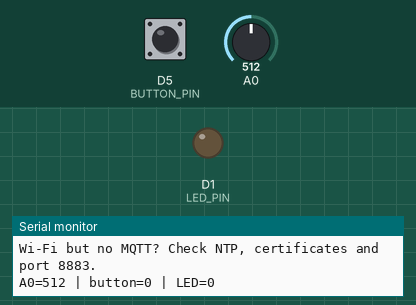
A program run on a simulated ESP8266 (NodeMCU). Shown: output pins drawn as LEDs (lit = HIGH), the last lines printed to the serial monitor. The inputs (shaded band) are chosen by the test bench; at power-on: D5 (BUTTON_PIN) HIGH, A0 = 512. WiFi joins after 1.5 s; servers stay silent unless stated; the local clock reads 2024-03-15 10:24:30 at power-on unless the program sets it; no MQTT or app messages arrive unless stated.

Above: at 1.2 s.
1.3 s: D5 (BUTTON_PIN) pulled LOW for 0.15 s
At 2.4 s:
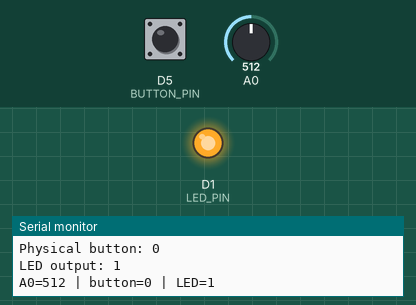
5.4 s: D5 (BUTTON_PIN) pulled LOW for 1 s
At 6.2 s:
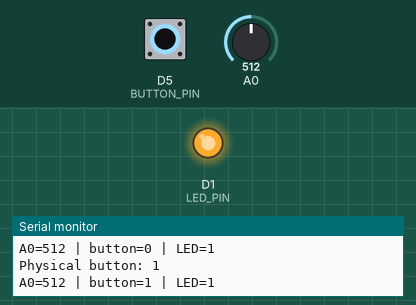
10.4 s: D5 (BUTTON_PIN) pulled LOW for 3.2 s
Timing chart, 0 to 20.1 s (numbered marks = the images above; inputs shaded):
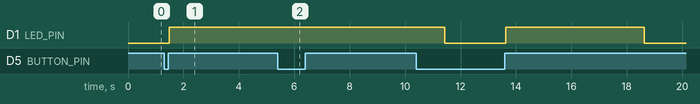

The program:

main.cpp
```cpp
/* EE470 MQTT Node_3 | Taine Harrison
 * One program for the potentiometer, button, serial/MQTT LED control and peer ESP.
 * The Pi relay is the only component that submits Node_3 data to Hostinger.
 */
#include <Arduino.h>
#include <ESP8266WiFi.h>
#include <WiFiClientSecureBearSSL.h>
#include <PubSubClient.h>
#include <time.h>
#include "secrets.h"
#include "ca_certificates.h"

constexpr char BASE[] = "IoT/potent_35317d28";
constexpr char BROKER[] = "broker.hivemq.com";
constexpr uint8_t LED_PIN = D1;     // GPIO5: external LED, active HIGH.
constexpr uint8_t BUTTON_PIN = D5;  // GPIO14: momentary button to GND.
// Part E: enter your classmate's exact switch topic when known; otherwise leave empty.
constexpr char PEER_SWITCH_TOPIC[] = "";

BearSSL::WiFiClientSecure socketClient;
BearSSL::X509List trust(ROOT_CA_PEM);
PubSubClient mqtt(socketClient);
String potTopic, commandTopic, stateTopic, switchTopic, telemetryTopic, statusTopic;
bool led = false, pulse = false, stateDirty = true, switchDirty = true, telemetryDirty = true;
bool sawPress = false;
int rawButton = HIGH, stableButton = HIGH;
uint32_t changedAt=0, pulseAt=0, lastPot=0, lastSerial=0, lastConnect=0, lastWifi=0;

void setLed(bool on) {
    led = on;
    digitalWrite(LED_PIN, on ? HIGH : LOW);
    stateDirty = true; telemetryDirty = true;
    Serial.printf("LED output: %d\n", led ? 1 : 0);
}
void message(char* topic, byte* payload, unsigned int length) {
    // Payloads are length-delimited bytes, not zero-terminated strings.
    if (length != 1 || (payload[0] != '0' && payload[0] != '1')) return;
    if (commandTopic == topic || (strlen(PEER_SWITCH_TOPIC) && strcmp(topic, PEER_SWITCH_TOPIC) == 0)) {
        setLed(payload[0] == '1');
    }
}
void buttonTick(uint32_t now) {
    int reading = digitalRead(BUTTON_PIN);
    if (reading != rawButton) { rawButton = reading; changedAt = now; }
    if (reading != stableButton && uint32_t(now - changedAt) >= 35) {
        stableButton = reading;
        Serial.printf("Physical button: %d\n", reading == LOW ? 1 : 0);
        if (reading == LOW) sawPress = true;
        if (reading == HIGH && sawPress) {
            sawPress = false;
            pulse = true; pulseAt = now;
            setLed(true);  // Light the local LED for the five-second pulse.
            switchDirty = telemetryDirty = true;
        }
    }
    // No delay(5000): MQTT and LED commands continue during this interval.
    if (pulse && uint32_t(now - pulseAt) >= 5000) {
        pulse = false;
        setLed(false);  // End the local LED pulse.
        switchDirty = telemetryDirty = true;
    }
}
void connectTick(uint32_t now) {
    if (WiFi.status() != WL_CONNECTED) {
        if (uint32_t(now-lastWifi) >= 15000) { lastWifi=now; WiFi.reconnect(); Serial.println("Waiting for Wi-Fi..."); }
        return;
    }
    // Verified TLS needs the clock synchronized by NTP.
    if (time(nullptr) < 1700000000 || mqtt.connected() || uint32_t(now-lastConnect) < 5000) return;
    lastConnect = now;
    String clientId = "node3_" + String(ESP.getChipId(), HEX);
    if (mqtt.connect(clientId.c_str(), statusTopic.c_str(), 0, true, "offline")) {
        mqtt.subscribe(commandTopic.c_str(), 0);
        if (strlen(PEER_SWITCH_TOPIC)) mqtt.subscribe(PEER_SWITCH_TOPIC, 0);
        mqtt.publish(statusTopic.c_str(), "online", true);
        stateDirty = switchDirty = telemetryDirty = true;
        lastPot = millis() - 15000;
        Serial.println("MQTT connected on TLS port 8883.");
    } else Serial.printf("MQTT error %d; retrying in five seconds.\n", mqtt.state());
}
void publishTick(uint32_t now) {
    if (!mqtt.connected()) return;
    if (uint32_t(now-lastPot) >= 15000) {
        lastPot = now;
        telemetryDirty = true;
    }
    if (stateDirty && mqtt.publish(stateTopic.c_str(), led ? "1" : "0", true)) stateDirty = false;
    if (switchDirty && mqtt.publish(switchTopic.c_str(), pulse ? "1" : "0", false)) switchDirty = false;
    if (telemetryDirty) {
        // One ADC sample feeds both topics so live and stored values match.
        int pot = analogRead(A0);
        char value[8]; snprintf(value, sizeof(value), "%d", pot);
        mqtt.publish(potTopic.c_str(), value, false);
        char data[80];
        snprintf(data, sizeof(data), "{\"pot\":%d,\"led\":%d,\"switch\":%d}", pot, led ? 1 : 0, pulse ? 1 : 0);
        if (mqtt.publish(telemetryTopic.c_str(), data, false)) {
            telemetryDirty = false; Serial.printf("Telemetry: %s\n", data);
        }
    }
}
void setup() {
    Serial.begin(115200);
    pinMode(LED_PIN, OUTPUT); pinMode(BUTTON_PIN, INPUT_PULLUP); setLed(false);
    rawButton = stableButton = digitalRead(BUTTON_PIN); sawPress = stableButton == LOW;
    potTopic=String(BASE)+"/pot"; commandTopic=String(BASE)+"/led/set";
    stateTopic=String(BASE)+"/led/state"; switchTopic=String(BASE)+"/switch";
    telemetryTopic=String(BASE)+"/telemetry"; statusTopic=String(BASE)+"/status";
    socketClient.setTrustAnchors(&trust); socketClient.setBufferSizes(16384,512);
    mqtt.setServer(BROKER,8883); mqtt.setCallback(message); mqtt.setSocketTimeout(15); mqtt.setBufferSize(384);
    WiFi.persistent(false); WiFi.mode(WIFI_STA); WiFi.setAutoReconnect(true);
    WiFi.begin(WIFI_SSID,WIFI_PASSWORD); configTime(0,0,"pool.ntp.org","time.nist.gov");
    Serial.println("Serial: type 1 for LED on, 0 for off. A0 prints once per second.");
    Serial.println("Wi-Fi but no MQTT? Check NTP, certificates and port 8883.");
}
void loop() {
    while (Serial.available()) { char c=Serial.read(); if(c=='0'||c=='1')setLed(c=='1'); }
    uint32_t now=millis(); buttonTick(now); connectTick(now);
    if(mqtt.connected())mqtt.loop();
    now=millis(); publishTick(now);
    if(uint32_t(now-lastSerial)>=1000){lastSerial=now;Serial.printf("A0=%d | button=%d | LED=%d\n",analogRead(A0),stableButton==LOW?1:0,led?1:0);}
    yield();
}
```

ca_certificates.h
```cpp
#pragma once
// Mozilla trust roots: ISRG X1/X2 and Amazon Root CA 1.
// Sources: https://letsencrypt.org/certificates/ and https://www.amazontrust.com/repository/
// Keep verification enabled. CA rotations may require updating this bundle.
static const char ROOT_CA_PEM[] PROGMEM = R"PEM(
-----BEGIN CERTIFICATE-----
MIIFazCCA1OgAwIBAgIRAIIQz7DSQONZRGPgu2OCiwAwDQYJKoZIhvcNAQELBQAw
TzELMAkGA1UEBhMCVVMxKTAnBgNVBAoTIEludGVybmV0IFNlY3VyaXR5IFJlc2Vh
cmNoIEdyb3VwMRUwEwYDVQQDEwxJU1JHIFJvb3QgWDEwHhcNMTUwNjA0MTEwNDM4
WhcNMzUwNjA0MTEwNDM4WjBPMQswCQYDVQQGEwJVUzEpMCcGA1UEChMgSW50ZXJu
ZXQgU2VjdXJpdHkgUmVzZWFyY2ggR3JvdXAxFTATBgNVBAMTDElTUkcgUm9vdCBY
MTCCAiIwDQYJKoZIhvcNAQEBBQADggIPADCCAgoCggIBAK3oJHP0FDfzm54rVygc
h77ct984kIxuPOZXoHj3dcKi/vVqbvYATyjb3miGbESTtrFj/RQSa78f0uoxmyF+
0TM8ukj13Xnfs7j/EvEhmkvBioZxaUpmZmyPfjxwv60pIgbz5MDmgK7iS4+3mX6U
A5/TR5d8mUgjU+g4rk8Kb4Mu0UlXjIB0ttov0DiNewNwIRt18jA8+o+u3dpjq+sW
T8KOEUt+zwvo/7V3LvSye0rgTBIlDHCNAymg4VMk7BPZ7hm/ELNKjD+Jo2FR3qyH
B5T0Y3HsLuJvW5iB4YlcNHlsdu87kGJ55tukmi8mxdAQ4Q7e2RCOFvu396j3x+UC
B5iPNgiV5+I3lg02dZ77DnKxHZu8A/lJBdiB3QW0KtZB6awBdpUKD9jf1b0SHzUv
KBds0pjBqAlkd25HN7rOrFleaJ1/ctaJxQZBKT5ZPt0m9STJEadao0xAH0ahmbWn
OlFuhjuefXKnEgV4We0+UXgVCwOPjdAvBbI+e0ocS3MFEvzG6uBQE3xDk3SzynTn
jh8BCNAw1FtxNrQHusEwMFxIt4I7mKZ9YIqioymCzLq9gwQbooMDQaHWBfEbwrbw
qHyGO0aoSCqI3Haadr8faqU9GY/rOPNk3sgrDQoo//fb4hVC1CLQJ13hef4Y53CI
rU7m2Ys6xt0nUW7/vGT1M0NPAgMBAAGjQjBAMA4GA1UdDwEB/wQEAwIBBjAPBgNV
HRMBAf8EBTADAQH/MB0GA1UdDgQWBBR5tFnme7bl5AFzgAiIyBpY9umbbjANBgkq
hkiG9w0BAQsFAAOCAgEAVR9YqbyyqFDQDLHYGmkgJykIrGF1XIpu+ILlaS/V9lZL
ubhzEFnTIZd+50xx+7LSYK05qAvqFyFWhfFQDlnrzuBZ6brJFe+GnY+EgPbk6ZGQ
3BebYhtF8GaV0nxvwuo77x/Py9auJ/GpsMiu/X1+mvoiBOv/2X/qkSsisRcOj/KK
NFtY2PwByVS5uCbMiogziUwthDyC3+6WVwW6LLv3xLfHTjuCvjHIInNzktHCgKQ5
ORAzI4JMPJ+GslWYHb4phowim57iaztXOoJwTdwJx4nLCgdNbOhdjsnvzqvHu7Ur
TkXWStAmzOVyyghqpZXjFaH3pO3JLF+l+/+sKAIuvtd7u+Nxe5AW0wdeRlN8NwdC
jNPElpzVmbUq4JUagEiuTDkHzsxHpFKVK7q4+63SM1N95R1NbdWhscdCb+ZAJzVc
oyi3B43njTOQ5yOf+1CceWxG1bQVs5ZufpsMljq4Ui0/1lvh+wjChP4kqKOJ2qxq
4RgqsahDYVvTH9w7jXbyLeiNdd8XM2w9U/t7y0Ff/9yi0GE44Za4rF2LN9d11TPA
mRGunUHBcnWEvgJBQl9nJEiU0Zsnvgc/ubhPgXRR4Xq37Z0j4r7g1SgEEzwxA57d
emyPxgcYxn/eR44/KJ4EBs+lVDR3veyJm+kXQ99b21/+jh5Xos1AnX5iItreGCc=
-----END CERTIFICATE-----
-----BEGIN CERTIFICATE-----
MIICGzCCAaGgAwIBAgIQQdKd0XLq7qeAwSxs6S+HUjAKBggqhkjOPQQDAzBPMQsw
CQYDVQQGEwJVUzEpMCcGA1UEChMgSW50ZXJuZXQgU2VjdXJpdHkgUmVzZWFyY2gg
R3JvdXAxFTATBgNVBAMTDElTUkcgUm9vdCBYMjAeFw0yMDA5MDQwMDAwMDBaFw00
MDA5MTcxNjAwMDBaME8xCzAJBgNVBAYTAlVTMSkwJwYDVQQKEyBJbnRlcm5ldCBT
ZWN1cml0eSBSZXNlYXJjaCBHcm91cDEVMBMGA1UEAxMMSVNSRyBSb290IFgyMHYw
EAYHKoZIzj0CAQYFK4EEACIDYgAEzZvVn4CDCuwJSvMWSj5cz3es3mcFDR0HttwW
+1qLFNvicWDEukWVEYmO6gbf9yoWHKS5xcUy4APgHoIYOIvXRdgKam7mAHf7AlF9
ItgKbppbd9/w+kHsOdx1ymgHDB/qo0IwQDAOBgNVHQ8BAf8EBAMCAQYwDwYDVR0T
AQH/BAUwAwEB/zAdBgNVHQ4EFgQUfEKWrt5LSDv6kviejM9ti6lyN5UwCgYIKoZI
zj0EAwMDaAAwZQIwe3lORlCEwkSHRhtFcP9Ymd70/aTSVaYgLXTWNLxBo1BfASdW
tL4ndQavEi51mI38AjEAi/V3bNTIZargCyzuFJ0nN6T5U6VR5CmD1/iQMVtCnwr1
/q4AaOeMSQ+2b1tbFfLn
-----END CERTIFICATE-----
-----BEGIN CERTIFICATE-----
MIIDQTCCAimgAwIBAgITBmyfz5m/jAo54vB4ikPmljZbyjANBgkqhkiG9w0BAQsF
ADA5MQswCQYDVQQGEwJVUzEPMA0GA1UEChMGQW1hem9uMRkwFwYDVQQDExBBbWF6
b24gUm9vdCBDQSAxMB4XDTE1MDUyNjAwMDAwMFoXDTM4MDExNzAwMDAwMFowOTEL
MAkGA1UEBhMCVVMxDzANBgNVBAoTBkFtYXpvbjEZMBcGA1UEAxMQQW1hem9uIFJv
b3QgQ0EgMTCCASIwDQYJKoZIhvcNAQEBBQADggEPADCCAQoCggEBALJ4gHHKeNXj
ca9HgFB0fW7Y14h29Jlo91ghYPl0hAEvrAIthtOgQ3pOsqTQNroBvo3bSMgHFzZM
9O6II8c+6zf1tRn4SWiw3te5djgdYZ6k/oI2peVKVuRF4fn9tBb6dNqcmzU5L/qw
IFAGbHrQgLKm+a/sRxmPUDgH3KKHOVj4utWp+UhnMJbulHheb4mjUcAwhmahRWa6
VOujw5H5SNz/0egwLX0tdHA114gk957EWW67c4cX8jJGKLhD+rcdqsq08p8kDi1L
93FcXmn/6pUCyziKrlA4b9v7LWIbxcceVOF34GfID5yHI9Y/QCB/IIDEgEw+OyQm
jgSubJrIqg0CAwEAAaNCMEAwDwYDVR0TAQH/BAUwAwEB/zAOBgNVHQ8BAf8EBAMC
AYYwHQYDVR0OBBYEFIQYzIU07LwMlJQuCFmcx7IQTgoIMA0GCSqGSIb3DQEBCwUA
A4IBAQCY8jdaQZChGsV2USggNiMOruYou6r4lK5IpDB/G/wkjUu0yKGX9rbxenDI
U5PMCCjjmCXPI6T53iHTfIUJrU6adTrCC2qJeHZERxhlbI1Bjjt/msv0tadQ1wUs
N+gDS63pYaACbvXy8MWy7Vu33PqUXHeeE6V/Uq2V8viTO96LXFvKWlJbYK8U90vv
o/ufQJVtMVT8QtPHRh8jrdkPSHCa2XV4cdFyQzR1bldZwgJcJmApzyMZFo6IQ6XU
5MsI+yMRQ+hDKXJioaldXgjUkK642M4UwtBV8ob2xJNDd2ZhwLnoQdeXeGADbkpy
rqXRfboQnoZsG4q5WTP468SQvvG5
-----END CERTIFICATE-----
)PEM";
```

secrets.example.h
```cpp
#pragma once
// Save in include/secrets.h. Keep the real file out of GitHub.
constexpr char WIFI_SSID[] = "Wifiname";
constexpr char WIFI_PASSWORD[] = "wifipassword";
```

Measured:
- after the input at 1.3 s, D1 (LED_PIN): LOW → HIGH after 0.19 s
- after the input at 5.4 s, D1 (LED_PIN): stays HIGH (without the input it goes to LOW after 1.1 s)
